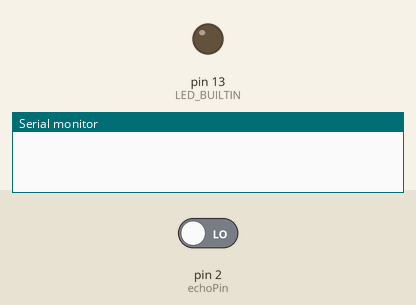
Recording of a sketch running on a simulated Arduino Uno, built with avr-gcc and run on an emulated ATmega328P. Shown: output pins drawn as LEDs (lit = HIGH), the last lines printed to the serial monitor. The test bench sets the inputs (shaded band); at power-on: pin 2 (echoPin) LOW. Pins used as bus, display or sensor lines are not drawn.

Above: at 0.1 s.
At 3.1 s:
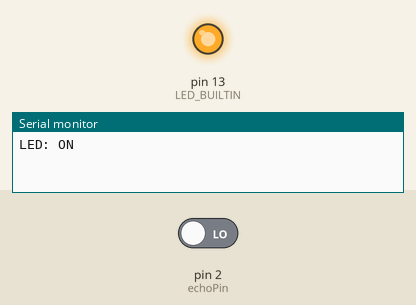
Timing chart, 0 to 4.6 s (numbered marks = the images above):
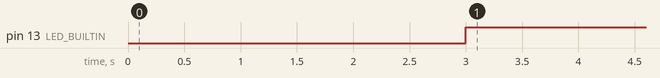

Measured:
- by itself, pin 13 (LED_BUILTIN): LOW → HIGH at 3.0 s

The sketch:

Task1.1P.ino
```cpp
int trigPin = 3;
int echoPin = 2;
long duration, distance;
void setup() {
  // initialize digital pin LED_BUILTIN as an output.
  Serial.begin (9600);
  pinMode(trigPin,OUTPUT);
  pinMode(echoPin,INPUT);
  pinMode(LED_BUILTIN,OUTPUT);

}

// the loop function runs over and over again forever
void loop() {

  digitalWrite(trigPin,LOW);
  delay(1000);
  digitalWrite(trigPin,HIGH);
  delay(1000);
  digitalWrite(trigPin,LOW);
  duration = pulseIn(echoPin,HIGH);
  distance = duration*0.034/2;
  if (distance < 10){
    digitalWrite(LED_BUILTIN,HIGH);// turn the LED on (HIGH is the voltage level)
    Serial.println("LED: ON");
    delay(1000); // wait for a second
  }
  else{
    digitalWrite(LED_BUILTIN,LOW);    // turn the LED off by making the voltage LOW
    Serial.println("LED: OFF");
    delay(1000); // wait for a second
  }

delay(500);
}
```
